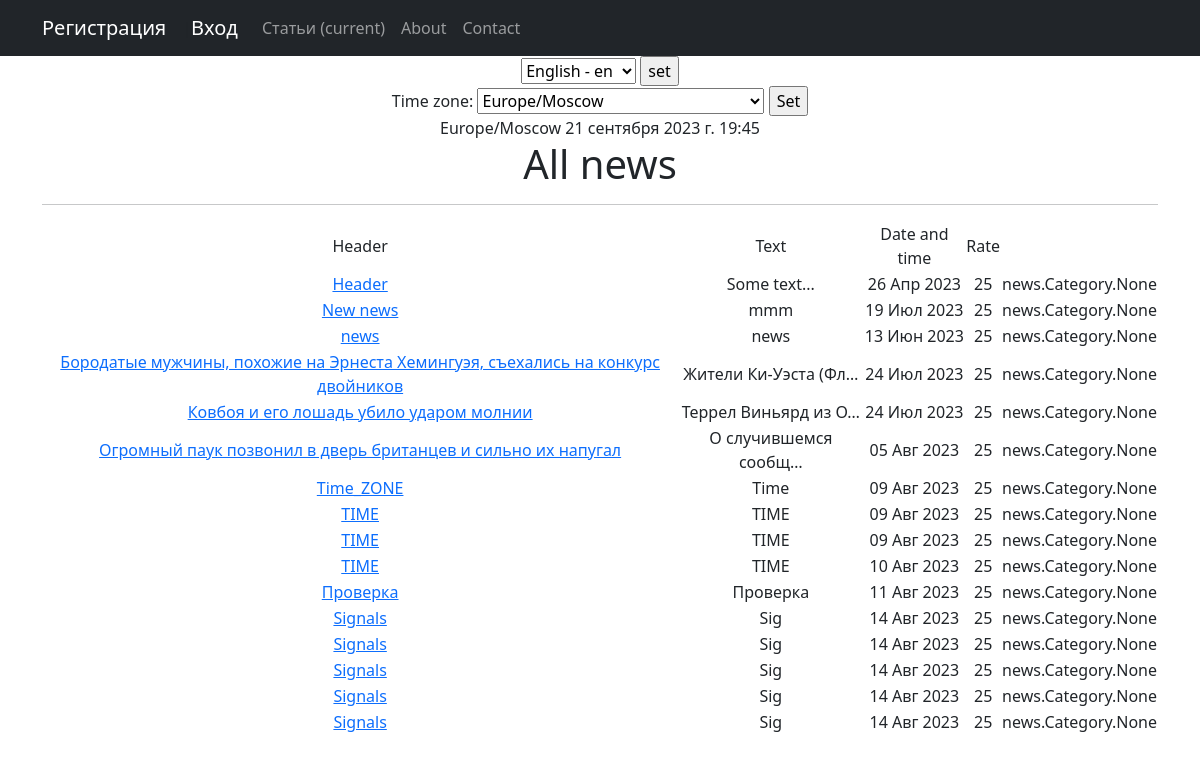
The page / on the database its author committed.
### news/models.py (models this page shows, shortened)
class Post(models.Model):
    article_or_news = models.CharField(max_length=2, choices=CHOICES)
    date_and_time = models.DateTimeField(default=timezone.now)
    header = models.CharField(max_length=255)
    text = models.TextField()
    rate_of_post = models.IntegerField(default=0)
    category = models.ManyToManyField(Category, through='PostCategory', related_name='get_posts')
    author = models.ForeignKey(Author, on_delete=models.CASCADE)

class Author(models.Model):
    rate = models.IntegerField(default=0)
    user = models.OneToOneField(User, on_delete=models.CASCADE)

### news/views.py (the view, shortened to what this page needs)
# urls.py: path('', PostList.as_view(), name='post_list'),
class PostList(ListView):
    model = Post
    ordering = '-date_and_time'
    template_name = 'news.html'
    context_object_name = 'news'
    def get(self, request):
        curent_time = timezone.now()
        news = Post.objects.all()
        context = {
            'news': news,
            'current_time': timezone.now(),
            'timezones': pytz.common_timezones  # добавляем в контекст все доступные часовые пояса
        }
        return HttpResponse(render(request, 'news.html', context))

### news/templatetags/custom_filters.py (called while the page is built)
@register.filter()
def censor(value):
   nvalue = str(value)
   nvalue = nvalue.split()
   for i in range(len(nvalue)):
      word = nvalue[i].lower()
      if word in bad_words:
         nvalue[i] = (nvalue[i][0] + '*'*(len(nvalue[i])-1))
   return ' '.join(nvalue)

### templates/news.html (shortened to what this page needs)
{% extends 'flatpages/default.html' %}
{% load cache %}
{% load i18n %}
{% load tz %}
{% load custom_filters %}
{% load bootstrap %}
{% load  custom_tags%}
{%cache 100 content%}
{% block content %}
        <form action="{% url 'set_language' %}" method="POST"> {% csrf_token %}
        <select name="language" id="">
            {% get_available_languages as LANGUAGES %}
            {% get_language_info_list for LANGUAGES as languages %}
            {% for language in languages %}
                <option value="{{ language.code }}" {% if language.code == LANGUAGE_CODE %} selected >{% endif %} >
                    {{ language.name_local }} - {{ language.code }}
                </option>
            {% endfor %}
        </select>
        <input type="submit" value="set">
    </form>
    {% get_current_timezone as TIME_ZONE %}
    <form action="" method="POST">
        <label for="timezone">Time zone:</label>
        <select name="timezone">
            {% for tz in timezones %}
            <option value="{{ tz }}"{% if tz == TIME_ZONE %} selected{% endif %}>{{ tz }}</option>
            {% endfor %}
        </select>
        <input type="submit" value="Set">
    </form>
    {{ TIME_ZONE }}
    {{ current_time|timezone:TIME_ZONE }}
    <h1>All news</h1>
    <hr>
    {% if news %}
        <table>
            <tr>
                <td>Header</td>
                <td>Text</td>
                <td>Date and time</td>
                <td>Rate</td>
            </tr>
            {% for new in news %}
                <tr>
                    <td><a href="{% url 'category' new.pk %}">{{new.header|censor}}</a></td>
                    <td>{{new.text|truncatechars:20|censor}}</td>
                    <td>{{new.date_and_time|date:'d M Y'}}</td>
                    <td>{{new.author.rate}}</td>
                    <td>{{new.category}}</td>
                </tr>
            {% endfor %}
        </table>
    {% else %}
        <p>No news</p>
    {% endif %}
{% endblock content %}
{% endcache %}

### rows shown on the page
Post: header|censor "Header", text|censor "Some text...", date_and_time "26 Апр 2023", author.rate "25", category "news.Category.None"
Post: header|censor "New news", text|censor "mmm", date_and_time "19 Июл 2023", author.rate "25", category "news.Category.None"
Post: header|censor "news", text|censor "news", date_and_time "13 Июн 2023", author.rate "25", category "news.Category.None"
Post: header|censor "Бородатые мужчины, похожие на Эрнеста Хемингуэя, съехались на конкурс двойников", text|censor "Жители Ки-Уэста (Фл…", date_and_time "24 Июл 2023", author.rate "25", category "news.Category.None"
Post: header|censor "Ковбоя и его лошадь убило ударом молнии", text|censor "Террел Виньярд из О…", date_and_time "24 Июл 2023", author.rate "25", category "news.Category.None"
Post: header|censor "Огромный паук позвонил в дверь британцев и сильно их напугал", text|censor "О случившемся сообщ…", date_and_time "05 Авг 2023", author.rate "25", category "news.Category.None"
Post: header|censor "Time_ZONE", text|censor "Time", date_and_time "09 Авг 2023", author.rate "25", category "news.Category.None"
Post: header|censor "TIME", text|censor "TIME", date_and_time "09 Авг 2023", author.rate "25", category "news.Category.None"
Post: header|censor "TIME", text|censor "TIME", date_and_time "09 Авг 2023", author.rate "25", category "news.Category.None"
Post: header|censor "TIME", text|censor "TIME", date_and_time "10 Авг 2023", author.rate "25", category "news.Category.None"
Post: header|censor "Проверка", text|censor "Проверка", date_and_time "11 Авг 2023", author.rate "25", category "news.Category.None"
Post: header|censor "Signals", text|censor "Sig", date_and_time "14 Авг 2023", author.rate "25", category "news.Category.None"
Post: header|censor "Signals", text|censor "Sig", date_and_time "14 Авг 2023", author.rate "25", category "news.Category.None"
Post: header|censor "Signals", text|censor "Sig", date_and_time "14 Авг 2023", author.rate "25", category "news.Category.None"
Post: header|censor "Signals", text|censor "Sig", date_and_time "14 Авг 2023", author.rate "25", category "news.Category.None"
Post: header|censor "Signals", text|censor "Sig", date_and_time "14 Авг 2023", author.rate "25", category "news.Category.None"

### other values the page prints
{{ TIME_ZONE }} "Europe/Moscow"
form field language "English - en"
form field timezone "Europe/Moscow"
